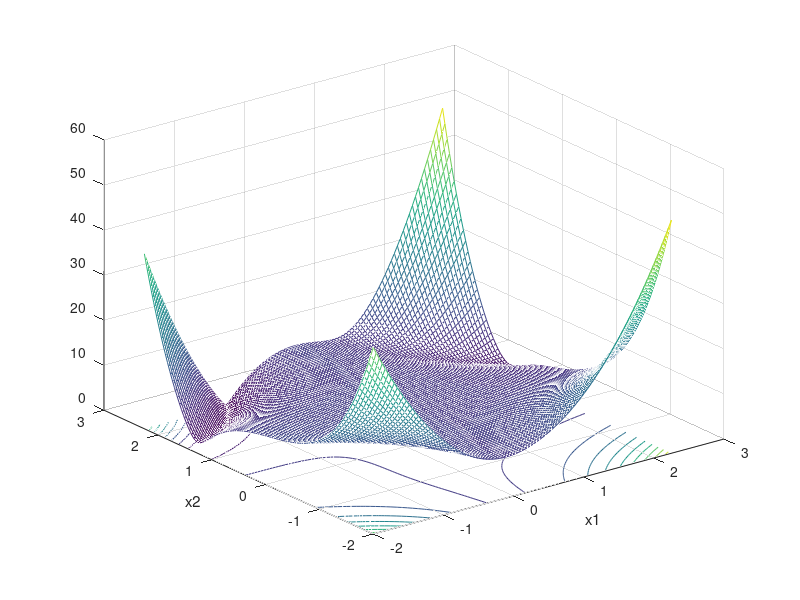

Here is the MATLAB script that generated this plot:
disp('Newton')

function y = F(x)
  y = zeros(size(x));
  y(1) = x(1)*x(2)^2 - x(1)^2*x(2)+6;
  y(2) = x(1) + x(1)^2*x(2)^3-7; 
endfunction

function y = J(x)
  y=zeros(2,2);
  y(1,1) = x(2)^2-2*x(1)*x(2);
  y(1,2) = 2*x(1)*x(2)-x(1)^2;
  y(2,1) = 1+2*x(1)*x(2)^3;
  y(2,2) = 3*x(1)^2*x(2)^2;
endfunction

xx1 = linspace(-2,2.25);
xx2 = xx1;
zz = zeros(length(xx1),length(xx2));
for i = 1:length(xx1)
  for j = 1:length(xx2)
    zz(j,i) = norm(F([xx1(i),xx2(j)]));
  endfor
endfor

meshc(xx1,xx2,zz)
xlabel("x1")
ylabel("x2")

xstar = [-1 2]';
x=[-1.5 1.5]';
printf("%d %1.2E %1.2E %1.1E\n",1,x,norm(x-xstar))
for k=2:5
  x = x - inv(J(x))*F(x);
  printf("%d %1.2E %1.2E %1.1E\n",k,x,norm(x-xstar))
endfor